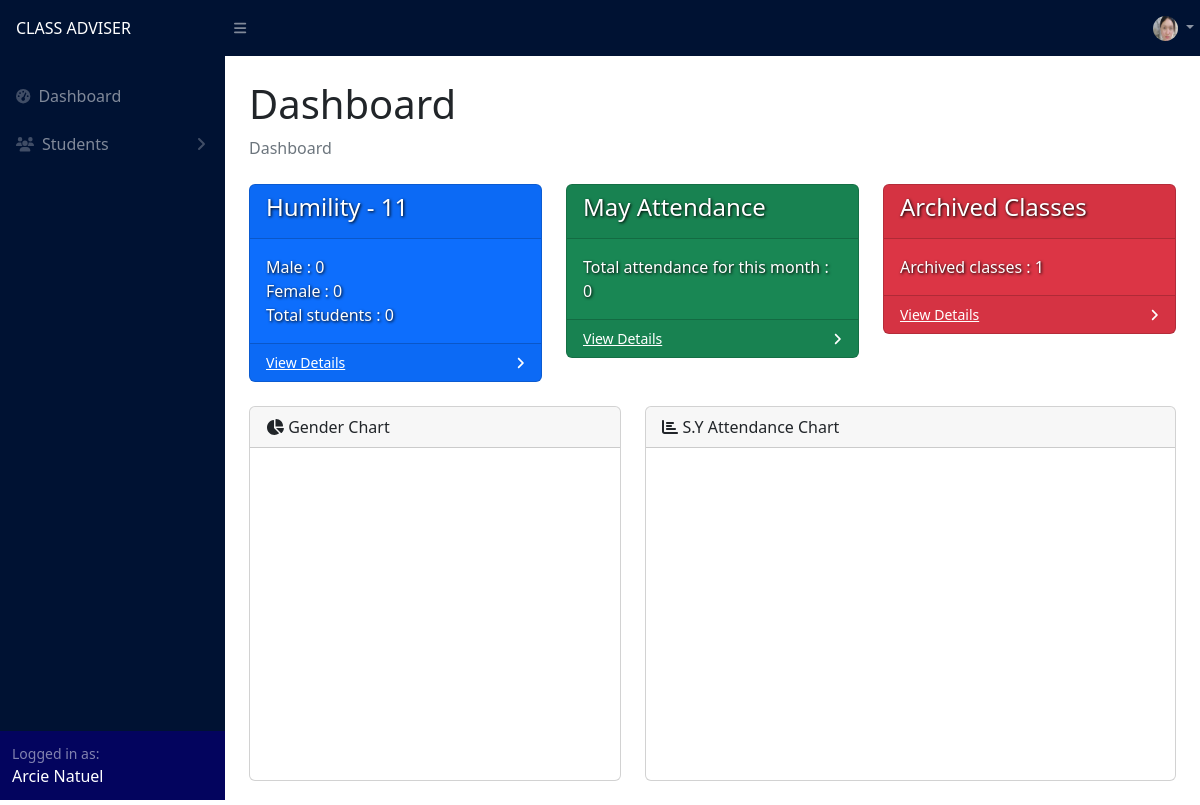
/adviser/dashboard.php (signed in), run on an earlier commit of the app's database.
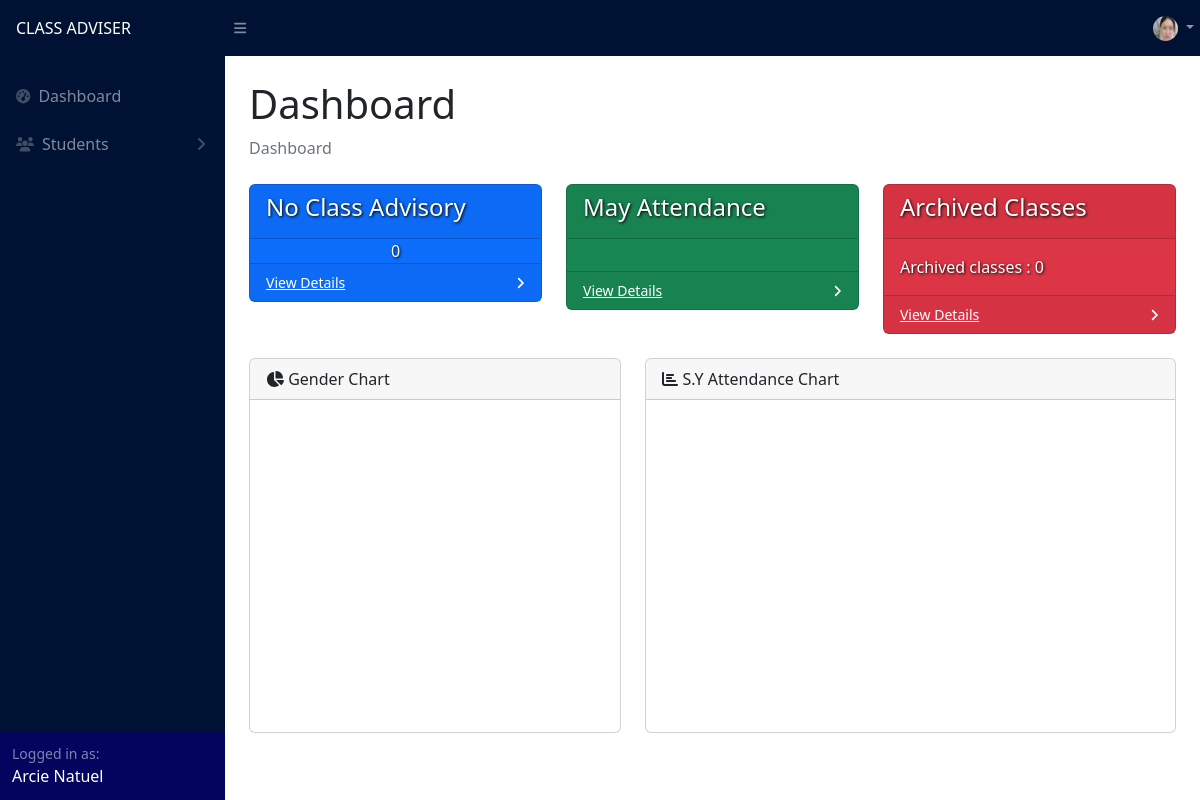
And on a later commit of the database.
### tables this page shows
CREATE TABLE `section` (
  `id` int(11) NOT NULL,
  `name` varchar(255) NOT NULL,
  `track` varchar(255) NOT NULL,
  `strand` varchar(255) NOT NULL,
  `grade` int(255) NOT NULL,
  `adviser_id` int(11) NOT NULL,
  `adviser` varchar(255) NOT NULL,
  `school_year_id` int(11) NOT NULL,
  `school_year` varchar(255) NOT NULL,
  `is_archived` tinyint(4) NOT NULL
);

### adviser/dashboard.php (the view, shortened to what the changed rows need)
<?php
include("../config.php");
?>
<!DOCTYPE html>
<html lang="en">
<head>
    <link href="https://cdn.jsdelivr.net/npm/simple-datatables@7.1.2/dist/style.min.css" rel="stylesheet" />
    <link href="../css/styles.css" rel="stylesheet" />
    <link rel="stylesheet" href="https://cdn.jsdelivr.net/npm/bootstrap-icons@1.3.0/font/bootstrap-icons.css">
</head>
<body class="sb-nav-fixed">
    <?php include("navigation.php") ?>
    <div id="layoutSidenav_content">
        <main>
            <div class="container-fluid px-4">
                <h1 class="mt-4">Dashboard</h1>
                <div class="row">
                    <?php
                    $id = $_SESSION['id'];
                    $advised = "SELECT * FROM user WHERE id = '$id'";
                    $advisedResult = $conn->query($advised);
                    $advisedRow = $advisedResult->fetch_assoc();
                    $sy = "SELECT * FROM school_year WHERE is_archived = 0";
                    $syResult = $conn->query($sy);
                    if ($syResult->num_rows > 0) {
                        $syRow = $syResult->fetch_assoc();
                        $school_year_id = $syRow['id'];
                    }
                    if ($advisedRow['section'] != "") {
                    ?>
                        <div class="col-xl-4 col-md-6">
                            <div class="card bg-primary text-white mb-4">
                                <div class="card-header">
                                    <h4 style="text-shadow: 1px 1px 3px black;">
                                        <?php
                                        $section = "SELECT * FROM section WHERE adviser_id = '$id' AND is_archived = 0 AND school_year_id = '$school_year_id'";
                                        $sectionResult = $conn->query($section);
                                        $sectionRow = $sectionResult->fetch_assoc();
                                        $sectionName = $sectionRow['name'];
                                        echo $sectionRow['name'] . " - " . $sectionRow['grade'];
                                        ?>
                                    </h4>
                                </div>
                                <div class="card-body">
                                    <span style="text-shadow: 1px 1px 3px black;" class="fs-6">
                                        <?php
                                        $lalaki = "SELECT * FROM student WHERE section = '$sectionName' AND sex = 'M' AND is_archived = 0 AND school_year_id = $school_year_id";
                                        $lalakiResult = $conn->query($lalaki);
                                        $lalakiCount = $lalakiResult->num_rows;
                                        $babae = "SELECT * FROM student WHERE section = '$sectionName' AND sex = 'F' AND is_archived = 0 AND school_year_id = $school_year_id";
                                        $babaeResult = $conn->query($babae);
                                        $babaeCount = $babaeResult->num_rows;
                                        echo 'Male : ' . $lalakiCount . '<br>';
                                        echo 'Female : ' . $babaeCount . '<br>';
                                        echo 'Total students : ' . $lalakiCount + $babaeCount;
                                        ?>
                                    </span>
                                </div>
                                <div class="card-footer d-flex align-items-center justify-content-between">
                                    <a class="small text-white stretched-link" href="student_table.php">View Details</a>
                                    <div class="small text-white"><i class="fas fa-angle-right"></i></div>
                                </div>
                            </div>
                        </div>
                    <?php
                    } else { ?>
                        <div class="col-xl-4 col-md-6">
                            <div class="card bg-primary text-white mb-4">
                                <div class="card-header">
                                    <h4 style="text-shadow: 1px 1px 3px black;">No Class Advisory</h4>
                                </div>
                                <div class="card-body text-center p-0">
                                    <span class="fs-6" style="text-shadow: 1px 1px 3px black;">0</span>
                                </div>
                                <div class="card-footer d-flex align-items-center justify-content-between">
                                    <a class="small text-white stretched-link" href="student_table.php">View Details</a>
                                    <div class="small text-white"><i class="fas fa-angle-right"></i></div>
                                </div>
                            </div>
                        </div>
                    <?php
                    }
                    ?>
                    <div class="col-xl-4 col-md-6">
                        <div class="card bg-success text-white mb-4">
                            <div class="card-body">
                                <?php
                                $currentMonth = date('m');
                                $section = $_SESSION['section'];
                                if ($syResult->num_rows > 0) {
                                    $attendance = "SELECT * FROM sf2 WHERE `student_section` = '$section' AND attendance_month = '$currentMonth' AND school_year_id = $school_year_id";
                                    $attendanceResult = $conn->query($attendance);
                                    $attendanceCount = $attendanceResult->num_rows; ?>
                                    <span class="fs-6" style="text-shadow: 1px 1px 3px black;">Total attendance for this month : <?php echo $attendanceCount ?></span>
                                <?php }
                                ?>
                            </div>
                        </div>
                    </div>
                    <div class="col-xl-4 col-md-6">
                        <div class="card bg-danger text-white mb-4">
                            <div class="card-body">
                                <?php
                                $archivedClasses = "SELECT * FROM section WHERE adviser_id = '$id' AND is_archived = 1";
                                $archivedClassesResult = $conn->query($archivedClasses);
                                $archivedClassesCount = $archivedClassesResult->num_rows;
                                ?>
                                <span class="fs-6" style="text-shadow: 1px 1px 3px black;">Archived classes : <?php echo $archivedClassesCount ?></span>
                            </div>
                        </div>
                    </div>
                </div>
            </div>
        </main>
    </div>
    </div>
</body>
</html>

What changed in the data, as far as the page shows it:
removed section: name "Humility", grade "11"
changed user: section "Humility" → empty (drawn)
Also different on the page:
$archivedClassesCount: "1" → "0"
$lalakiCount: "0" → (not shown)
$babaeCount: "0" → (not shown)
$lalakiCount + $babaeCount: "0" → (not shown)
$attendanceCount: "0" → (not shown)
text no longer shown: "- Male : Female : Total students : Total attendance for this month :"
text now shown: "No Class Advisory 0"
